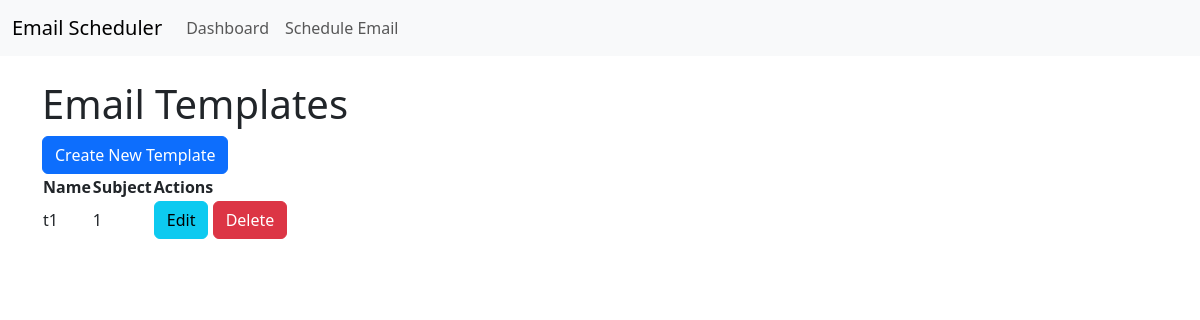
The page /templates/ on the database as committed earlier.
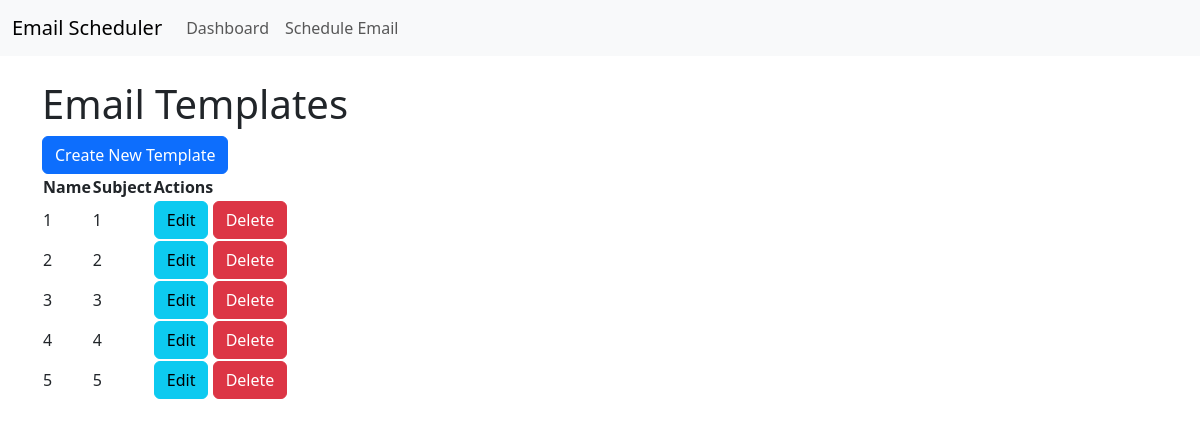
The same page on the database as committed later.
### email_scheduler/models.py (models this page shows, shortened)
class EmailTemplate(models.Model):
    name = models.CharField(max_length=255, unique=True)
    subject = models.CharField(max_length=255)
    message = models.TextField()
    created_at = models.DateTimeField(auto_now_add=True)
    updated_at = models.DateTimeField(auto_now=True)

### email_scheduler/views.py (the view)
# urls.py: path('templates/', views.template_list, name='template_list'),
def template_list(request):
    templates = EmailTemplate.objects.all()
    return render(request, 'template_list.html', {'templates': templates})

### email_scheduler/templates/template_list.html
{% extends 'base.html' %}
{% block content %}
<h1>Email Templates</h1>
<a href="{% url 'create_template' %}" class="btn btn-primary">Create New Template</a>
<table>
    <thead>
        <tr>
            <th>Name</th>
            <th>Subject</th>
            <th>Actions</th>
        </tr>
    </thead>
    <tbody>
        {% for template in templates %}
        <tr>
            <td>{{ template.name }}</td>
            <td>{{ template.subject }}</td>
            <td>
                <a href="{% url 'edit_template' template.id %}" class="btn btn-info">Edit</a>
                <a href="{% url 'delete_email_template' template.id %}" class="btn btn-danger">Delete</a>
            </td>
        </tr>
        {% endfor %}
    </tbody>
</table>
{% endblock %}

Rows that differ between the two databases and show on the page:
removed EmailTemplate: name "t1", subject "1"
added EmailTemplate: name "1", subject "1"
added EmailTemplate: name "2", subject "2"
added EmailTemplate: name "3", subject "3"
added EmailTemplate: name "4", subject "4"
added EmailTemplate: name "5", subject "5"
